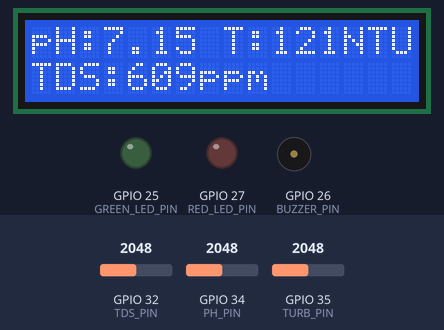
A sketch run on a simulated ESP32. On the bench: 16×2 character LCD, output pins drawn as LEDs (lit = HIGH), buzzer (waves = sounding, pin HIGH). Inputs (shaded band) come from the test bench; at power-on: GPIO 35 (TURB_PIN) = 2048, GPIO 32 (TDS_PIN) = 2048, GPIO 34 (PH_PIN) = 2048. What the sketch prints to the serial monitor is not drawn.

Above: at 2.4 s.
At 9.2 s:
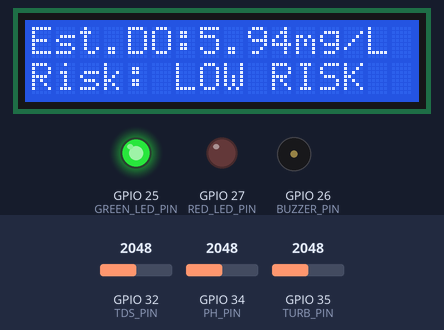
9.3 s: GPIO 35 (TURB_PIN) set to 2866
At 11.6 s:
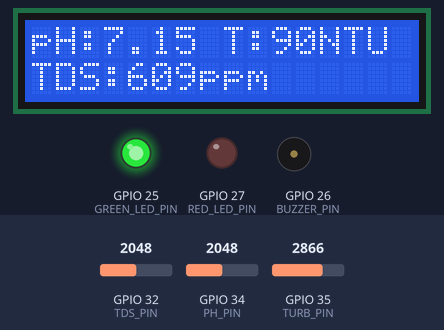
At 15.0 s:
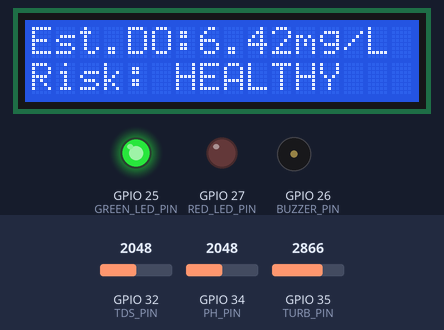
Timing chart, 0 to 16.5 s (numbered marks = the images above; inputs shaded):
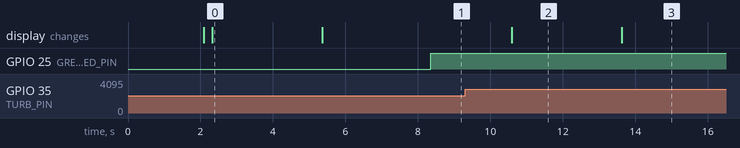

Measured:
- after the input at 9.3 s, the display: changes after 1.3 s (image 2)
- what the display in image 0 shows lasts 3.1 s, from 2.3 s to 5.4 s

The sketch:

dead_zone_prediction.ino
```cpp
 // ============================================================
//  Dead Zone Prediction System (Without DS18B20)
//  Components: ESP32, pH Sensor, Turbidity Sensor, TDS Sensor,
//              LCD 16x2 I2C, Buzzer, Red LED, Green LED
// ============================================================

#include <Wire.h>
#include <LiquidCrystal_I2C.h>

// ---------- PIN DEFINITIONS ----------
#define PH_PIN        34    // Analog pH sensor signal
#define TURB_PIN      35    // Turbidity sensor signal
#define TDS_PIN       32    // TDS / Salinity sensor signal
#define BUZZER_PIN    26    // Active buzzer
#define RED_LED_PIN   27    // Red LED (danger)
#define GREEN_LED_PIN 25    // Green LED (safe)

// ---------- LCD SETUP ----------
// I2C address is usually 0x27 or 0x3F — try 0x3F if display is blank
LiquidCrystal_I2C lcd(0x27, 16, 2);

// ---------- CALIBRATION CONSTANTS ----------
// pH Sensor: adjust these based on your calibration buffer solutions
const float PH_VOLTAGE_OFFSET = 0.0;   // Fine-tune after calibration
const float PH_SLOPE          = -5.70; // Typical value for analog pH modules

// TDS: Gravity TDS module uses a known conversion factor
const float TDS_FACTOR        = 0.5;   // ppm = (voltage / 3.3) * 1000 * TDS_FACTOR * 1000

// Turbidity: TSW-10 output is inversely related to clarity
// At 5V supply: ~4.2V = clear water (0 NTU), lower V = turbid
const float TURB_CLEAR_VOLTAGE = 4.2;

// ---------- THRESHOLDS ----------
const float DO_HYPOXIA_THRESHOLD = 2.0;   // mg/L — dead zone begins below this
const float PH_LOW               = 6.5;
const float PH_HIGH              = 8.5;
const float TURB_WARN_NTU        = 50.0;
const float TDS_WARN_PPM         = 600.0;

// ---------- ASSUMED TEMPERATURE ----------
// Since DS18B20 is not available, use a fixed ambient water temperature.
// Update this value based on your region / season.
const float ASSUMED_TEMP_C = 28.0;  // degrees Celsius

// ---------- ADC AVERAGING ----------
const int NUM_SAMPLES = 30;  // Number of ADC samples to average (reduces noise)

// ============================================================
//  HELPER: Read averaged ADC voltage (0–3.3V on ESP32)
// ============================================================
float readVoltage(int pin) {
  long sum = 0;
  for (int i = 0; i < NUM_SAMPLES; i++) {
    sum += analogRead(pin);
    delay(2);
  }
  float avgADC = sum / (float)NUM_SAMPLES;
  return (avgADC / 4095.0) * 3.3;  // ESP32 ADC is 12-bit, 3.3V reference
}

// ============================================================
//  SENSOR READING: pH
//  Typical analog pH module: 0V=pH14, 3.3V=pH0 (inverted)
// ============================================================
float readPH() {
  float voltage = readVoltage(PH_PIN);
  // Standard formula for analog pH modules (calibrate with buffer solutions)
  float ph = 7.0 + ((2.5 - voltage) / PH_SLOPE) * (-1.0);
  // Clamp to realistic range
  ph = constrain(ph, 0.0, 14.0);
  return ph;
}

// ============================================================
//  SENSOR READING: Turbidity (NTU)
//  TSW-10: Higher voltage = clearer water
// ============================================================
float readTurbidity() {
  float voltage = readVoltage(TURB_PIN);
  // Approximate conversion: NTU increases as voltage drops from ~4.2V
  // Scaled to 0–200 NTU range for typical water quality use
  float ntu = 0.0;
  if (voltage >= TURB_CLEAR_VOLTAGE) {
    ntu = 0.0;
  } else {
    ntu = (TURB_CLEAR_VOLTAGE - voltage) * (200.0 / TURB_CLEAR_VOLTAGE);
  }
  return constrain(ntu, 0.0, 200.0);
}

// ============================================================
//  SENSOR READING: TDS / Salinity (ppm)
//  Gravity TDS sensor — 3.3V powered
// ============================================================
float readTDS() {
  float voltage = readVoltage(TDS_PIN);
  // Temperature compensation using assumed temp
  float compensationCoeff = 1.0 + 0.02 * (ASSUMED_TEMP_C - 25.0);
  float compensatedVoltage = voltage / compensationCoeff;
  // Gravity TDS formula (from DFRobot documentation)
  float tds = (133.42 * pow(compensatedVoltage, 3)
             - 255.86 * pow(compensatedVoltage, 2)
             + 857.39 * compensatedVoltage) * TDS_FACTOR;
  return constrain(tds, 0.0, 2000.0);
}

// ============================================================
//  ESTIMATION: DO Saturation from Temperature
//  Benson & Krause equation (empirical)
// ============================================================
float doSaturation(float tempC) {
  return 14.62
       - 0.3898  * tempC
       + 0.006969 * tempC * tempC
       - 0.00005896 * tempC * tempC * tempC;
}

// ============================================================
//  ESTIMATION: Dissolved Oxygen (mg/L)
//  Proxy model using pH, Turbidity, TDS, and Temperature
// ============================================================
float estimateDO(float tempC, float ph, float turbNTU, float tdsPPM) {
  float sat = doSaturation(tempC);

  // Turbidity reduces DO: algae/particles block photosynthesis
  float turbPenalty = min(turbNTU * 0.015f, 4.0f);

  // Excess TDS reduces oxygen solubility
  float tdsPenalty = max(0.0f, (tdsPPM - 500.0f) * 0.001f);

  // Extreme pH stresses oxygen dynamics
  float phPenalty = 0.0;
  if (ph < PH_LOW)  phPenalty = (PH_LOW  - ph)  * 0.4;
  if (ph > PH_HIGH) phPenalty = (ph - PH_HIGH)   * 0.3;

  // High temperature reduces DO beyond saturation loss
  float tempBoost = (tempC > 30.0) ? (tempC - 30.0) * 0.08 : 0.0;

  float estimatedDO = sat - turbPenalty - tdsPenalty - phPenalty - tempBoost;
  return constrain(estimatedDO, 0.0, sat);
}

// ============================================================
//  RISK LEVEL as string
// ============================================================
String getRiskLevel(float doVal) {
  if (doVal < 1.0) return "CRITICAL";
  if (doVal < 2.0) return "HIGH RISK";
  if (doVal < 4.0) return "MODERATE";
  if (doVal < 6.0) return "LOW RISK";
  return "HEALTHY";
}

// ============================================================
//  ALERT: Buzzer and LEDs
// ============================================================
void triggerAlert(float doVal) {
  if (doVal < DO_HYPOXIA_THRESHOLD) {
    // Dead zone detected — RED LED on, GREEN off, Buzzer beeps
    digitalWrite(RED_LED_PIN,   HIGH);
    digitalWrite(GREEN_LED_PIN, LOW);
    // 3 short beeps
    for (int i = 0; i < 3; i++) {
      digitalWrite(BUZZER_PIN, HIGH);
      delay(200);
      digitalWrite(BUZZER_PIN, LOW);
      delay(200);
    }
  } else {
    // Safe — GREEN LED on, RED off, Buzzer silent
    digitalWrite(GREEN_LED_PIN, HIGH);
    digitalWrite(RED_LED_PIN,   LOW);
    digitalWrite(BUZZER_PIN,    LOW);
  }
}

// ============================================================
//  SERIAL DEBUG: Print all readings
// ============================================================
void printSerial(float ph, float turbNTU, float tdsPPM, float doEst) {
  Serial.println("==============================");
  Serial.printf("Temp (assumed): %.1f C\n",   ASSUMED_TEMP_C);
  Serial.printf("pH:             %.2f\n",      ph);
  Serial.printf("Turbidity:      %.1f NTU\n",  turbNTU);
  Serial.printf("TDS/Salinity:   %.1f ppm\n",  tdsPPM);
  Serial.printf("Est. DO:        %.2f mg/L\n", doEst);
  Serial.printf("Risk Level:     %s\n",        getRiskLevel(doEst).c_str());
  Serial.println("==============================");
}

// ============================================================
//  SETUP
// ============================================================
void setup() {
  Serial.begin(115200);

  // Pin modes
  pinMode(BUZZER_PIN,    OUTPUT);
  pinMode(RED_LED_PIN,   OUTPUT);
  pinMode(GREEN_LED_PIN, OUTPUT);

  // All off initially
  digitalWrite(BUZZER_PIN,    LOW);
  digitalWrite(RED_LED_PIN,   LOW);
  digitalWrite(GREEN_LED_PIN, LOW);

  // LCD init
  lcd.init();
  lcd.backlight();
  lcd.setCursor(0, 0);
  lcd.print("Dead Zone Pred.");
  lcd.setCursor(0, 1);
  lcd.print("Initializing...");
  delay(2000);
  lcd.clear();

  Serial.println("Dead Zone Prediction System Ready");
  Serial.printf("Using fixed temperature: %.1f C\n", ASSUMED_TEMP_C);
}

// ============================================================
//  MAIN LOOP
// ============================================================
void loop() {
  // --- Read all sensors ---
  float ph      = readPH();
  float turbNTU = readTurbidity();
  float tdsPPM  = readTDS();

  // --- Estimate dissolved oxygen ---
  float doEst = estimateDO(ASSUMED_TEMP_C, ph, turbNTU, tdsPPM);
  String risk = getRiskLevel(doEst);

  // --- Print to Serial Monitor ---
  printSerial(ph, turbNTU, tdsPPM, doEst);

  // --- Display on LCD (rotates between two screens) ---
  // Screen 1: pH and Turbidity
  lcd.clear();
  lcd.setCursor(0, 0);
  lcd.print("pH:");
  lcd.print(ph, 2);
  lcd.setCursor(8, 0);
  lcd.print("T:");
  lcd.print((int)turbNTU);
  lcd.print("NTU");
  lcd.setCursor(0, 1);
  lcd.print("TDS:");
  lcd.print((int)tdsPPM);
  lcd.print("ppm");
  delay(3000);

  // Screen 2: Estimated DO and risk
  lcd.clear();
  lcd.setCursor(0, 0);
  lcd.print("Est.DO:");
  lcd.print(doEst, 2);
  lcd.print("mg/L");
  lcd.setCursor(0, 1);
  lcd.print("Risk: ");
  lcd.print(risk);
  delay(3000);

  // --- Trigger buzzer/LED alerts ---
  triggerAlert(doEst);

  // --- Wait before next reading ---
  delay(2000);
}
```
